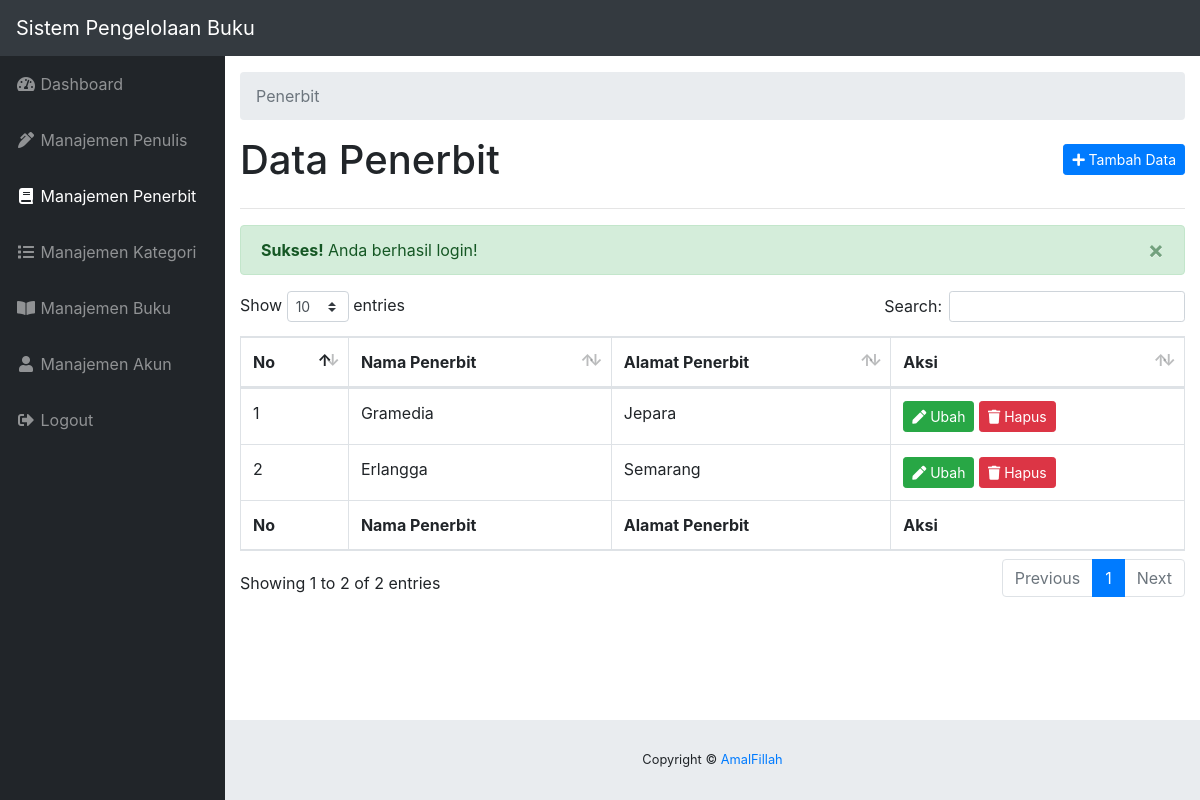
Page /penerbit/index.php (signed in) on the committed database.
### tables this page shows
CREATE TABLE `tbl_penerbit` (
  `id` int(11) NOT NULL,
  `nama` varchar(20) DEFAULT NULL,
  `alamat` varchar(100) DEFAULT NULL
);

### init/functions.php (called while the page is built, shortened)
<?php
function base_url($path = NULL){
	$base_url = 'http://localhost/sistem-buku/';
	if($path == NULL) return $base_url;
	else return $base_url . $path;
}
function title($title = NULL){
	$app_title = "Sistem Pengelolaan Buku";
	if($title == NULL) return $app_title;
	else return $app_title . ' - ' . $title;
}
function check_flash_message($tipe){
	if (isset($_SESSION['flash_message'])) {
		if($_SESSION['flash_message']['tipe'] == $tipe) return TRUE;
		else return FALSE;
	}
}
function get_flash_message(){
	$pesan = $_SESSION['flash_message']['pesan'];
	return $pesan;
}
?>

### penerbit/index.php (the view, shortened to what this page needs)
<?php
require_once '../init.php';
$query = mysqli_query($koneksi, "SELECT * FROM tbl_penerbit");
$no = 1;
?>
<!DOCTYPE html>
<html lang="en">
<head>
	<link href="<?php echo base_url('dashboard-template/vendor/fontawesome-free/css/all.min.css') ?>" rel="stylesheet" type="text/css">
	<link href="<?php echo base_url('dashboard-template/vendor/datatables/dataTables.bootstrap4.css') ?>" rel="stylesheet">
	<link href="<?php echo base_url('dashboard-template/css/sb-admin.css') ?>" rel="stylesheet">
</head>
<body id="page-top">
	<nav class="navbar navbar-expand navbar-dark bg-dark static-top">
		<a class="navbar-brand mr-1" href="index.html"><?php echo title() ?></a>
	</nav>
	<div id="wrapper">
	<?php require_once '../_sidebar.php'; ?>
	<div id="content-wrapper">
		<div class="container-fluid">
			<ol class="breadcrumb">
				<li class="breadcrumb-item active">
					Penerbit
				</li>
			</ol>
		<div class="clearfix">
			<h1 class="float-left">Data Penerbit</h1>
			<a href="<?php echo base_url('penerbit/tambah.php') ?>" class="btn btn-sm btn-primary float-right mt-2"><i class="fas fa-plus"></i> Tambah Data</a>
		</div>
		<hr>
		<?php if(check_flash_message('sukses')) : ?>
			<div class="alert alert-success alert-dismissible fade show" role="alert">
				<strong><?php echo ucfirst($_SESSION['flash_message']['tipe']) ?>!</strong> <?php echo get_flash_message() ?>
				<button type="button" class="close" data-dismiss="alert" aria-label="Close">
					<span aria-hidden="true">&times;</span>
				</button>
			</div>
		<?php endif; ?>
		<table class="table table-bordered" id="dataTable" width="100%" cellspacing="0">
			<thead>
				<tr>
					<th>No</th>
					<th>Nama Penerbit</th>
					<th>Alamat Penerbit</th>
					<th>Aksi</th>
				</tr>
			</thead>
			<tbody>
				<?php while($penerbit = mysqli_fetch_assoc($query)) : ?>
					<tr>
						<td><?php echo $no++ ?></td>
						<td><?php echo $penerbit['nama'] ?></td>
						<td><?php echo $penerbit['alamat'] ?></td>
						<td>
							<a href="<?php echo base_url('penerbit/ubah.php?id=' . $penerbit['id']) ?>" class="btn btn-sm btn-success"><i class="fas fa-pen"></i> Ubah</a>
							<a href="<?php echo base_url('penerbit/hapus.php?id=' . $penerbit['id']) ?>" class="btn btn-sm btn-danger" onclick="return confirm('apakah anda yakin?')"><i class="fas fa-trash"></i> Hapus</a>
						</td>
					</tr>
				<?php endwhile ?>
			</tbody>
			<tfoot>
				<tr>
					<th>No</th>
					<th>Nama Penerbit</th>
					<th>Alamat Penerbit</th>
					<th>Aksi</th>
				</tr>
			</tfoot>
		</table>
		</div>
		<?php require_once '../_footer.php'; ?>
	</div>
	</div>
</body>
</html>

### rows in the picture
tbl_penerbit: nama "Gramedia", alamat "Jepara"
tbl_penerbit: nama "Erlangga", alamat "Semarang"

### other values in the picture
title() "Sistem Pengelolaan Buku"
$_SESSION['flash_message']['tipe'] "Sukses"
get_flash_message() "Anda berhasil login!"
